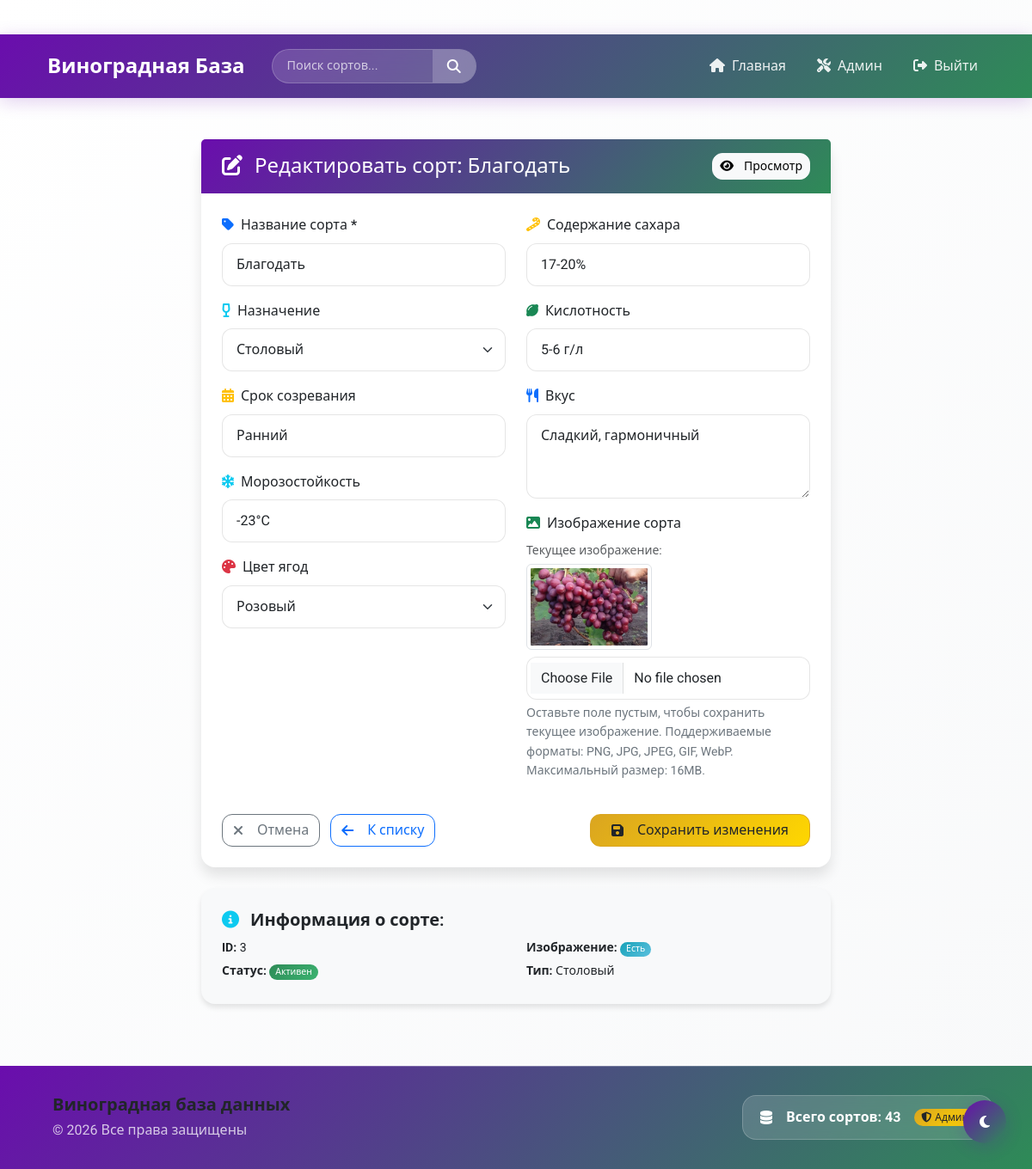
The app's page /edit/3 (signed in) with its own data.
### tables this page shows
CREATE TABLE grape_varieties (
            id INTEGER PRIMARY KEY,
            name TEXT NOT NULL UNIQUE,
            purpose TEXT,
            ripening_period TEXT,
            frost_resistance TEXT,
            berry_color TEXT,
            taste TEXT,
            sugar_content TEXT,
            acidity TEXT,
            image_url TEXT,
            created_at TIMESTAMP DEFAULT CURRENT_TIMESTAMP,
            updated_at TIMESTAMP DEFAULT CURRENT_TIMESTAMP
        );

### app.py (the view, shortened to what this page needs)
@app.route('/edit/<int:id>', methods=['GET', 'POST'])
@admin_required
def edit_variety(id):
    conn = get_db_connection()
    if request.method == 'GET':
        variety = conn.execute('SELECT * FROM grape_varieties WHERE id = ?', (id,)).fetchone()
        conn.close()
        if not variety:
            flash('❌ Сорт не найден', 'error')
            return redirect(url_for('admin_home'))
        return render_template('edit.html', variety=variety)

### app.py (called while the page is built)
def get_db_connection():
    conn = sqlite3.connect(DATABASE)
    conn.row_factory = sqlite3.Row
    return conn

def admin_required(f):
    @wraps(f)
    def decorated_function(*args, **kwargs):
        if not session.get('is_admin'):
            flash('🔒 Требуется авторизация администратора', 'error')
            return redirect(url_for('admin_login'))
        return f(*args, **kwargs)
    return decorated_function

@app.context_processor
def inject_template_vars():
    def is_admin():
        return session.get('is_admin', False)
    def total_count():
        try:
            conn = get_db_connection()
            count = conn.execute('SELECT COUNT(*) FROM grape_varieties').fetchone()[0]
            conn.close()
            return count
        except:
            return 0
    def now():
        return datetime.now()
    def get_default_image_url():
        return '/static/images/default-grape.jpg'
    return dict(
        is_admin=is_admin,
        total_count=total_count,
        now=now,
        get_default_image_url=get_default_image_url,
        get_color_code=get_color_code,
        get_ripening_category=get_ripening_category,
        parse_frost_resistance=parse_frost_resistance
    )

### templates/edit.html (shortened to what this page needs)
{% extends "base.html" %}
{% block content %}
<div class="row justify-content-center">
    <div class="col-lg-8">
        <div class="card shadow-lg border-0">
            <div class="card-header bg-warning text-white py-3">
                <div class="d-flex justify-content-between align-items-center">
                    <h2 class="h4 mb-0">
                        <i class="fas fa-edit me-2"></i>
                        Редактировать сорт: {{ variety.name }}
                    </h2>
                    <a href="{{ url_for('view_variety', id=variety.id) }}" class="btn btn-light btn-sm">
                        <i class="fas fa-eye me-1"></i>Просмотр
                    </a>
                </div>
            </div>
            <div class="card-body p-4">
                <form method="POST" enctype="multipart/form-data" class="needs-validation" novalidate>
                    <div class="row">
                        <div class="col-md-6">
                            <div class="mb-3">
                                <label for="name" class="form-label">
                                    <i class="fas fa-tag text-primary me-1"></i>
                                    Название сорта *
                                </label>
                                <input type="text"
                                       class="form-control"
                                       id="name"
                                       name="name"
                                       value="{{ variety.name }}"
                                       required
                                       placeholder="Например: Лора">
                            </div>
                            <div class="mb-3">
                                <label for="purpose" class="form-label">
                                    <i class="fas fa-wine-glass-alt text-info me-1"></i>
                                    Назначение
                                </label>
                                <select class="form-select" id="purpose" name="purpose">
                                    <option value="Столовый" {% if variety.purpose == 'Столовый' %}selected{% endif %}>Столовый</option>
                                </select>
                            </div>
                            <div class="mb-3">
                                <label for="ripening_period" class="form-label">
                                    <i class="fas fa-calendar-alt text-warning me-1"></i>
                                    Срок созревания
                                </label>
                                <input type="text"
                                       class="form-control"
                                       id="ripening_period"
                                       name="ripening_period"
                                       value="{{ variety.ripening_period or '' }}"
                                       placeholder="Например: Очень ранний/95-105 дней">
                            </div>
                            <div class="mb-3">
                                <label for="frost_resistance" class="form-label">
                                    <i class="fas fa-snowflake text-info me-1"></i>
                                    Морозостойкость
                                </label>
                                <input type="text"
                                       class="form-control"
                                       id="frost_resistance"
                                       name="frost_resistance"
                                       value="{{ variety.frost_resistance or '' }}"
                                       placeholder="Например: -22°C">
                            </div>
                            <div class="mb-3">
                                <label for="berry_color" class="form-label">
                                    <i class="fas fa-palette text-danger me-1"></i>
                                    Цвет ягод
                                </label>
                                <select class="form-select" id="berry_color" name="berry_color">
                                    <option value="Розовый" {% if variety.berry_color == 'Розовый' %}selected{% endif %}>Розовый</option>
                                </select>
                            </div>
                        </div>
                        <div class="col-md-6">
                            <div class="mb-3">
                                <label for="sugar_content" class="form-label">
                                    <i class="fas fa-candy-cane text-warning me-1"></i>
                                    Содержание сахара
                                </label>
                                <input type="text"
                                       class="form-control"
                                       id="sugar_content"
                                       name="sugar_content"
                                       value="{{ variety.sugar_content or '' }}"
                                       placeholder="Например: 18-22%">
                            </div>
                            <div class="mb-3">
                                <label for="acidity" class="form-label">
                                    <i class="fas fa-lemon text-success me-1"></i>
                                    Кислотность
                                </label>
                                <input type="text"
                                       class="form-control"
                                       id="acidity"
                                       name="acidity"
                                       value="{{ variety.acidity or '' }}"
                                       placeholder="Например: 6-7 г/л">
                            </div>
                            <div class="mb-3">
                                <label for="taste" class="form-label">
                                    <i class="fas fa-utensils text-primary me-1"></i>
                                    Вкус
                                </label>
                                <textarea class="form-control"
                                          id="taste"
                                          name="taste"
                                          rows="3"
                                          placeholder="Опишите вкусовые характеристики">{{ variety.taste or '' }}</textarea>
                            </div>
                            <div class="mb-3">
                                <label for="image" class="form-label">
                                    <i class="fas fa-image text-success me-1"></i>
                                    Изображение сорта
                                </label>
                                {% if variety.image_url %}
                                <div class="mb-2">
                                    <p class="mb-1 small text-muted">Текущее изображение:</p>
                                    <img src="{{ variety.image_url }}"
                                         alt="{{ variety.name }}"
                                         class="img-thumbnail"
                                         style="max-height: 100px;"
                                         onerror="this.onerror=null; this.src='{{ get_default_image_url() }}';">
                                </div>
                                {% endif %}
                                <input type="file"
                                       class="form-control"
                                       id="image"
                                       name="image"
                                       accept=".png,.jpg,.jpeg,.gif,.webp">
                                <div class="form-text">
                                    Оставьте поле пустым, чтобы сохранить текущее изображение.
                                    Поддерживаемые форматы: PNG, JPG, JPEG, GIF, WebP. Максимальный размер: 16MB.
                                </div>
                            </div>
                        </div>
                    </div>
                    <div class="d-flex justify-content-between mt-4">
                        <div>
                            <a href="{{ url_for('view_variety', id=variety.id) }}" class="btn btn-outline-secondary">
                                <i class="fas fa-times me-2"></i>Отмена
                            </a>
                            <a href="{{ url_for('admin_home') }}" class="btn btn-outline-primary ms-2">
                                <i class="fas fa-arrow-left me-2"></i>К списку
                            </a>
                        </div>
                        <div>
                            <button type="submit" class="btn btn-warning px-4">
                                <i class="fas fa-save me-2"></i>Сохранить изменения
                            </button>
                        </div>
                    </div>
                </form>
            </div>
        </div>
        <div class="card border-0 bg-light mt-4">
            <div class="card-body">
                <h5 class="card-title text-dark">
                    <i class="fas fa-info-circle text-info me-2"></i>
                    Информация о сорте:
                </h5>
                <div class="row small">
                    <div class="col-md-6">
                        <p class="mb-1"><strong>ID:</strong> {{ variety.id }}</p>
                        <p class="mb-1"><strong>Статус:</strong> <span class="badge bg-success">Активен</span></p>
                    </div>
                    <div class="col-md-6">
                        <p class="mb-1"><strong>Изображение:</strong>
                            {% if variety.image_url %}
                                <span class="badge bg-info">Есть</span>
                            {% else %}
                                <span class="badge bg-secondary">По умолчанию</span>
                            {% endif %}
                        </p>
                        <p class="mb-0"><strong>Тип:</strong> {{ variety.purpose or 'Не указан' }}</p>
                    </div>
                </div>
            </div>
        </div>
    </div>
</div>
{% endblock %}

### static/css/main.css (style rules this page uses)
* { margin: 0; padding: 0; box-sizing: border-box; }
html { scroll-behavior: smooth; }
body { font-family: 'Roboto', 'Segoe UI', -apple-system, BlinkMacSystemFont, sans-serif; background: var(--gradient-light); min-height: 100vh; transition: all var(--transition-base); color: var(--grape-dark); line-height: 1.6; -webkit-font-smoothing: antialiased; -moz-osx-font-smoothing: grayscale; }
body.has-fixed-nav { padding-top: 40px; }
h1, h2, h3, h4, h5, h6 { font-weight: 600; line-height: 1.3; margin-bottom: 0.5rem; color: var(--grape-dark); }
p { margin-bottom: 1rem; }
a { color: var(--grape-primary); text-decoration: none; transition: color var(--transition-base); }
.card { overflow: visible !important; }
.btn { font-weight: 500; border-radius: var(--radius-md); transition: all var(--transition-base); display: inline-flex; align-items: center; justify-content: center; gap: 0.5rem; }
.btn-warning { background: linear-gradient(135deg, var(--grape-gold), var(--grape-gold-light)); border-color: var(--grape-gold); color: #212529; }
.form-control, .form-select { border: 1px solid rgba(0, 0, 0, 0.1); border-radius: var(--radius-md); padding: 0.75rem 1rem; transition: all var(--transition-base); font-size: 1rem; }
.form-label { font-weight: 500; margin-bottom: 0.5rem; color: var(--grape-dark); }
.form-text { font-size: 0.875rem; color: #6c757d; }
.card { border: none; border-radius: var(--radius-lg); box-shadow: var(--shadow-md); transition: all var(--transition-base); overflow: hidden; }
.card-header { background: var(--gradient-primary); color: white; border-bottom: none; padding: 1.25rem 1.5rem; font-weight: 600; }
.card-body { padding: 1.5rem; }
.badge { font-weight: 500; padding: 0.35em 0.65em; border-radius: var(--radius-full); }
.badge.bg-success { background: linear-gradient(135deg, var(--grape-green), var(--grape-green-light)) !important; }
.badge.bg-info { background: linear-gradient(135deg, #17a2b8, #5bc0de) !important; }
.shadow-lg { box-shadow: var(--shadow-lg) !important; }

### static/css/_variables.css (style rules this page uses)
:root { --grape-primary: #6a0dad; --grape-secondary: #2e8b57; --grape-accent: #ff6b6b; --grape-light: #f8f9fa; --grape-dark: #212529; --grape-text-dark: #e6e6e6; --grape-purple: #6a0dad; --grape-purple-light: #8a2be2; --grape-purple-dark: #4b0082; --grape-green: #2e8b57; --grape-green-light: #3cb371; --grape-red: #dc143c; --grape-red-light: #ff6b6b; --grape-gold: #daa520; --grape-gold-light: #ffd700; --grape-leaf: #228b22; --grape-leaf-light: #32cd32; --grape-dark-bg: #1a1a2e; --grape-card-dark: #16213e; --gradient-primary: linear-gradient(135deg, var(--grape-primary), var(--grape-secondary)); --gradient-secondary: linear-gradient(135deg, var(--grape-red), var(--grape-gold)); --gradient-light: linear-gradient(135deg, #ffffff, var(--grape-light)); --gradient-dark: linear-gradient(135deg, var(--grape-dark-bg), #0f3460); --gradient-admin: linear-gradient(135deg, var(--grape-purple-light), var(--grape-green-light)); --shadow-sm: 0 2px 4px rgba(0,0,0,0.1); --shadow-md: 0 4px 6px rgba(0,0,0,0.1); --shadow-lg: 0 10px 15px rgba(0,0,0,0.1); --shadow-xl: 0 20px 25px rgba(0,0,0,0.15); --shadow-purple: 0 4px 20px rgba(106, 13, 173, 0.2); --radius-sm: 8px; --radius-md: 12px; --radius-lg: 16px; --radius-xl: 20px; --radius-full: 9999px; --transition-fast: 0.15s ease; --transition-base: 0.3s ease; --transition-slow: 0.5s ease; --transition-bounce: cubic-bezier(0.175, 0.885, 0.32, 1.275); }

### records on screen
grape_varieties: name "Благодать", purpose "Столовый", ripening_period "Ранний", frost_resistance "-23°C", berry_color "Розовый", sugar_content "17-20%", acidity "5-6 г/л", taste "Сладкий, гармоничный", id "3"

### other values on screen
{{ total_count() }} "43"
